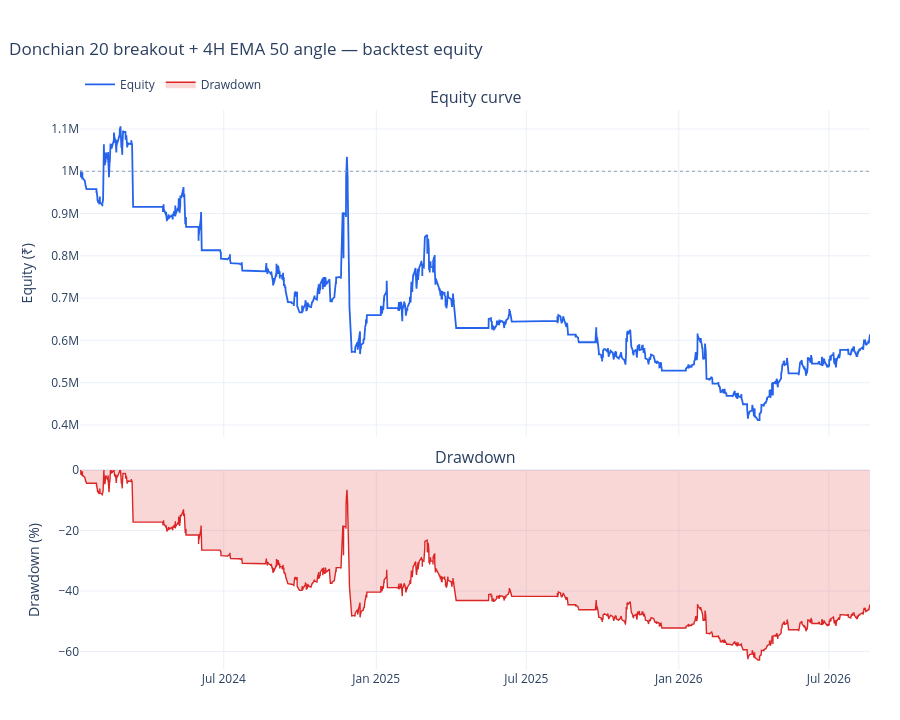
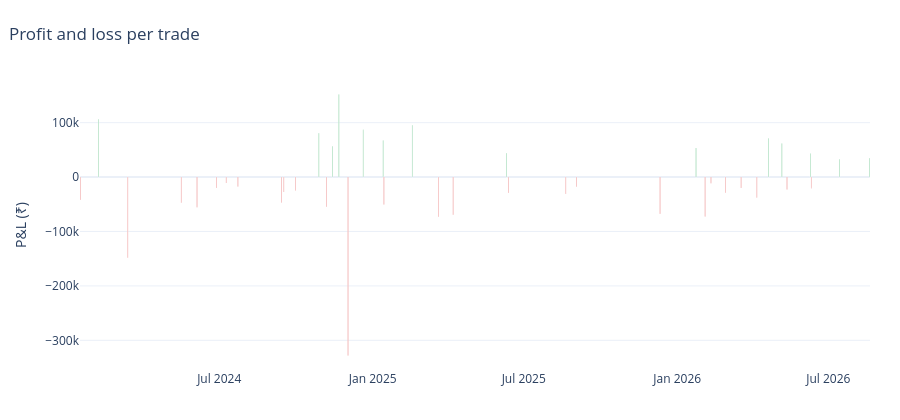

Notebook code for these charts, in order:
### Markdown cell above
### Equity curve and trade P&L

### Code cell
equity = stats["_equity_curve"]

fig_bt = make_subplots(
    rows=2,
    cols=1,
    shared_xaxes=True,
    row_heights=[0.62, 0.38],
    vertical_spacing=0.06,
    subplot_titles=("Equity curve", "Drawdown"),
)

fig_bt.add_trace(
    go.Scatter(
        x=equity.index,
        y=equity["Equity"],
        mode="lines",
        name="Equity",
        line=dict(color="#2563eb", width=1.8),
        hovertemplate="Equity: ₹%{y:,.0f}<extra></extra>",
    ),
    row=1,
    col=1,
)
fig_bt.add_hline(y=INITIAL_CASH, line=dict(color="#94a3b8", width=1, dash="dot"), row=1, col=1)
fig_bt.add_trace(
    go.Scatter(
        x=equity.index,
        y=equity["DrawdownPct"] * -100,
        mode="lines",
        name="Drawdown",
        line=dict(color="#dc2626", width=1.4),
        fill="tozeroy",
        fillcolor="rgba(220, 38, 38, 0.18)",
        hovertemplate="Drawdown: %{y:.2f}%<extra></extra>",
    ),
    row=2,
    col=1,
)

fig_bt.update_layout(
    title=dict(text="Donchian 20 breakout + 4H EMA 50 angle — backtest equity", x=0.01),
    height=720,
    template="plotly_white",
    hovermode="x unified",
    margin=dict(l=80, r=30, t=110, b=50),
    legend=dict(orientation="h", yanchor="bottom", y=1.02, xanchor="left", x=0),
)
fig_bt.update_yaxes(title_text="Equity (₹)", row=1, col=1)
fig_bt.update_yaxes(title_text="Drawdown (%)", row=2, col=1)
fig_bt.show()

fig_pnl = go.Figure(
    go.Bar(
        x=trades["ExitTime"],
        y=trades["PnL"],
        marker_color=np.where(trades["PnL"] > 0, "#16a34a", "#dc2626"),
        hovertemplate="%{x|%d %b %Y %H:%M}<br>P&L: ₹%{y:,.0f}<extra></extra>",
        name="Trade P&L",
    )
)
fig_pnl.update_layout(
    title=dict(text="Profit and loss per trade", x=0.01),
    height=420,
    template="plotly_white",
    margin=dict(l=80, r=30, t=80, b=50),
    yaxis_title="P&L (₹)",
    showlegend=False,
)
fig_pnl.show()

### Figure 1 — Plotly figure (JSON) as saved in the notebook; plotly's stock layout.template omitted (floating-point values rounded to 4 significant figures; data arrays with more than 128 entries replaced by an {"elided": "..."} marker saying what was removed)
{"data": [{"hovertemplate": "Equity: ₹%{y:,.0f}<extra></extra>", "line": {"color": "#2563eb", "width": 1.8}, "mode": "lines", "name": "Equity", "type": "scatter", "x": {"elided": "4512 str values"}, "xaxis": "x", "y": {"elided": "4512 float values"}, "yaxis": "y"}, {"fill": "tozeroy", "fillcolor": "rgba(220, 38, 38, 0.18)", "hovertemplate": "Drawdown: %{y:.2f}%<extra></extra>", "line": {"color": "#dc2626", "width": 1.4}, "mode": "lines", "name": "Drawdown", "type": "scatter", "x": {"elided": "4512 str values"}, "xaxis": "x2", "y": {"elided": "4512 float values"}, "yaxis": "y2"}], "layout": {"annotations": [{"font": {"size": 16}, "showarrow": false, "text": "Equity curve", "x": 0.5, "xanchor": "center", "xref": "paper", "y": 1.0, "yanchor": "bottom", "yref": "paper"}, {"font": {"size": 16}, "showarrow": false, "text": "Drawdown", "x": 0.5, "xanchor": "center", "xref": "paper", "y": 0.3572, "yanchor": "bottom", "yref": "paper"}], "height": 720, "hovermode": "x unified", "legend": {"orientation": "h", "x": 0, "xanchor": "left", "y": 1.02, "yanchor": "bottom"}, "margin": {"b": 50, "l": 80, "r": 30, "t": 110}, "shapes": [{"line": {"color": "#94a3b8", "dash": "dot", "width": 1}, "type": "line", "x0": 0, "x1": 1, "xref": "x domain", "y0": 1000000, "y1": 1000000, "yref": "y"}], "title": {"text": "Donchian 20 breakout + 4H EMA 50 angle — backtest equity", "x": 0.01}, "xaxis": {"anchor": "y", "domain": [0.0, 1.0], "matches": "x2", "showticklabels": false}, "xaxis2": {"anchor": "y2", "domain": [0.0, 1.0]}, "yaxis": {"anchor": "x", "domain": [0.4172, 1.0], "title": {"text": "Equity (₹)"}}, "yaxis2": {"anchor": "x2", "domain": [0.0, 0.3572], "title": {"text": "Drawdown (%)"}}}}

### Figure 2 — Plotly figure (JSON) as saved in the notebook; plotly's stock layout.template omitted (floating-point values rounded to 4 significant figures)
{"data": [{"hovertemplate": "%{x|%d %b %Y %H:%M}<br>P&L: ₹%{y:,.0f}<extra></extra>", "marker": {"color": ["#dc2626", "#16a34a", "#dc2626", "#dc2626", "#dc2626", "#dc2626", "#dc2626", "#dc2626", "#dc2626", "#dc2626", "#dc2626", "#16a34a", "#dc2626", "#16a34a", "#16a34a", "#dc2626", "#16a34a", "#16a34a", "#dc2626", "#16a34a", "#dc2626", "#dc2626", "#16a34a", "#dc2626", "#dc2626", "#dc2626", "#dc2626", "#16a34a", "#dc2626", "#dc2626", "#dc2626", "#dc2626", "#dc2626", "#16a34a", "#16a34a", "#dc2626", "#16a34a", "#dc2626", "#16a34a", "#16a34a"]}, "name": "Trade P&L", "type": "bar", "x": ["2024-01-16T13:15:00.000000", "2024-02-07T09:15:00.000000", "2024-03-13T09:15:00.000000", "2024-05-16T11:15:00.000000", "2024-06-04T09:15:00.000000", "2024-06-27T14:15:00.000000", "2024-07-09T09:15:00.000000", "2024-07-23T09:15:00.000000", "2024-09-13T14:15:00.000000", "2024-09-16T09:15:00.000000", "2024-09-30T09:15:00.000000", "2024-10-28T09:15:00.000000", "2024-11-06T14:15:00.000000", "2024-11-13T14:15:00.000000", "2024-11-21T09:15:00.000000", "2024-12-02T09:15:00.000000", "2024-12-20T14:15:00.000000", "2025-01-13T12:15:00.000000", "2025-01-14T09:15:00.000000", "2025-02-17T09:15:00.000000", "2025-03-20T14:15:00.000000", "2025-04-07T09:15:00.000000", "2025-06-10T11:15:00.000000", "2025-06-12T13:15:00.000000", "2025-08-20T09:15:00.000000", "2025-09-02T09:15:00.000000", "2025-12-11T09:15:00.000000", "2026-01-23T12:15:00.000000", "2026-02-03T09:15:00.000000", "2026-02-10T10:15:00.000000", "2026-02-27T14:15:00.000000", "2026-03-18T13:15:00.000000", "2026-04-06T09:15:00.000000", "2026-04-20T12:15:00.000000", "2026-05-06T09:15:00.000000", "2026-05-12T13:15:00.000000", "2026-06-09T14:15:00.000000", "2026-06-10T15:15:00.000000", "2026-07-14T10:15:00.000000", "2026-08-19T14:15:00.000000"], "y": [-42080.0, 106200.0, -148300.0, -47260.0, -55410.0, -19890.0, -10680.0, -17300.0, -47390.0, -27200.0, -24590.0, 80320.0, -54350.0, 56680.0, 151700.0, -327900.0, 87010.0, 67210.0, -50600.0, 95160.0, -72810.0, -69280.0, 44290.0, -29130.0, -31010.0, -17890.0, -67250.0, 53320.0, -72610.0, -11420.0, -28700.0, -19970.0, -37360.0, 71580.0, 61760.0, -22960.0, 43390.0, -20430.0, 32670.0, 35130.0]}], "layout": {"height": 420, "margin": {"b": 50, "l": 80, "r": 30, "t": 80}, "showlegend": false, "title": {"text": "Profit and loss per trade", "x": 0.01}, "yaxis": {"title": {"text": "P&L (₹)"}}}}
